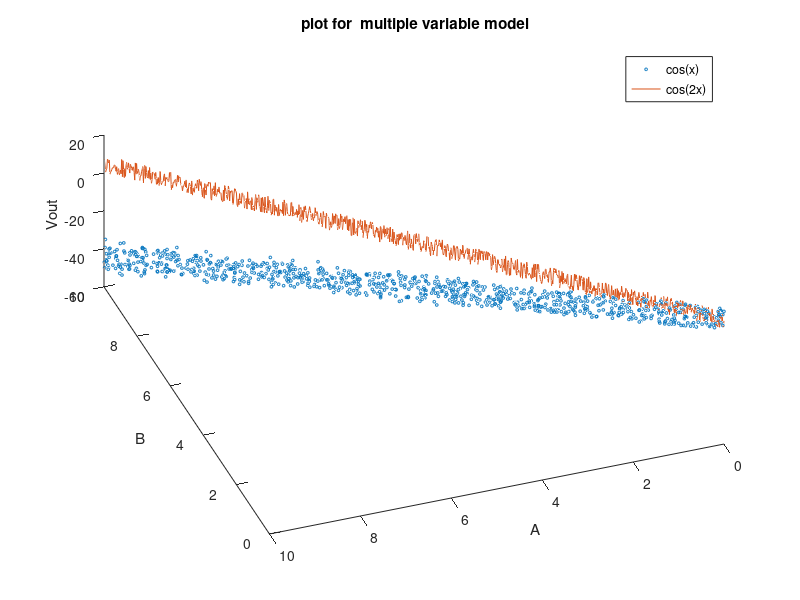

Here is the MATLAB script that generated this plot:

%%%%%%%%%%%%%%%%%%%%%%%%%%%%%%%%%%%%%%%%%%%%%%%%%%%%%%%%%%%%%%%%%%%%%%%%%%%
% Title: EGR223-02 Lab 7
% Filename: lab8.m
% Author: Dixit Gurung
% Date: 3/25/2020
% Instructor: Dr. Nicholas Baine
% Description: Work with expectation and multiple variables.
% Explore formulations for linear regression.
%%%%%%%%%%%%%%%%%%%%%%%%%%%%%%%%%%%%%%%%%%%%%%%%%%%%%%%%%%%%%%%%%%%%%%%%%%%
clc
clear all
close all
%{
%%%PART 2
%%%%%%%%%%%%baseline.txt%%%%%%%%%%%%%%%%%%%%%
baseline = load('Baseline.txt', '-ascii');
[covar1,corel1,stdX1,stdY1,meanX1,meanY1] = covarandcorel(baseline);

alpha1 = (corel1*stdY1)/stdX1;
beta1 = meanY1 - (alpha1*meanX1);

figure
plot(baseline(:,1),baseline(:,2),'*','MarkerSize',2)
xlabel('electrical data');
ylabel('pressure data');
title(' electrical versus pressure data for Baseline.txt');
hold on
  x= linspace(-75,150, 100);
  y= (alpha1*x) + beta1;
  plot(x,y,'LineWidth',2)
hold off


%%%%Reaperfusion.txt%%%%%%%%%%%%%%%%%%%%%%%%%%%
Reaperfusion = load('Reaperfusion.txt', '-ascii');
[covar2,corel2,stdX2,stdY2,meanX2,meanY2] = covarandcorel(Reaperfusion);

alpha2 = (corel2*stdY2)/stdX2;
beta2 = meanY2 - (alpha2*meanX2);

figure
plot(Reaperfusion(:,1),Reaperfusion(:,2),'*','MarkerSize',2)
xlabel('electrical data');
ylabel('pressure data');
title(' electrical versus pressure data for Reaperfusion.txt');
hold on
  x= linspace(-75,225, 400); 
  y= (alpha2*x) + beta2;
  plot(x,y,'LineWidth',2)
hold off

%}

%%{
%%%%part 3%%%%%%%%%%%%%%%%%%%%%
S = load('lab8_data.mat', '-mat');

one = ones(1000,1);
M = [S.A(:),S.B(:),one(:)]; %merging three column vectors to form a 3*1000 [MATRIX M]
P = S.Vout;
P = (P');
MT = (M');
unknown = MT*M;
unknown = inv(unknown);
unknown = unknown * MT *P;
alpha1 = unknown(1,1);
alpha2 = unknown(2,1);
beta = unknown(3,1);

%Empirical normalized prediction error
stdP = std(P);
A = S.A;
A = A';
B = S.A;
B = B';
E = abs((alpha1*A) + (alpha2*B) + beta );
E = (P - E).^(2);
E = (sum(E))/999;
E = E / (stdP^2);
E = sqrt(E);

figure
plot3(A,B,P,'o','MarkerSize',2)
xlabel('A');
ylabel('B');
zlabel('Vout');
title(' plot for  multiple variable model');
hold on
minX1 = min(A);
maxX1 = max(A);
minX2 = min(B);
maxX2 = max(B);

XA= linspace(minX1,maxX1, 1000);
XB= linspace(minX2,maxX2, 1000);
Y = (alpha1*A) +(alpha2*B) + beta;
plot3(XA, XB, Y);
legend('cos(x)','cos(2x)')
view(200,300)
hold off

%%}